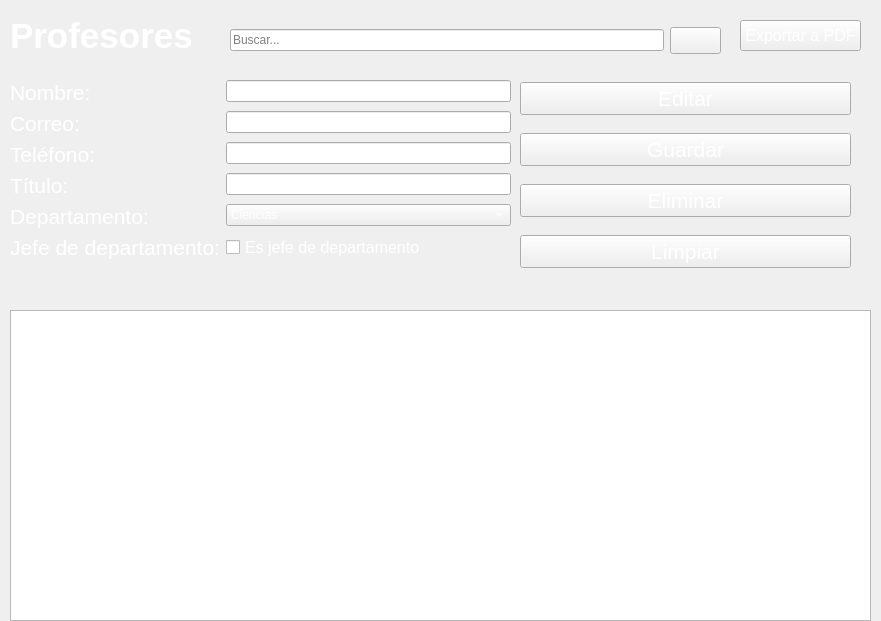
<?xml version="1.0" encoding="UTF-8"?>
<ui version="4.0">
 <class>ProfesorPage</class>
 <widget class="QWidget" name="ProfesorPage">
  <property name="geometry">
   <rect>
    <x>0</x>
    <y>0</y>
    <width>881</width>
    <height>621</height>
   </rect>
  </property>
  <property name="windowTitle">
   <string>Form</string>
  </property>
  <property name="styleSheet">
   <string notr="true">color:black</string>
  </property>
  <widget class="QLabel" name="pageTitle">
   <property name="geometry">
    <rect>
     <x>10</x>
     <y>10</y>
     <width>201</width>
     <height>51</height>
    </rect>
   </property>
   <property name="font">
    <font>
     <family>Segoe UI</family>
     <pointsize>26</pointsize>
     <bold>true</bold>
    </font>
   </property>
   <property name="styleSheet">
    <string notr="true">color:white</string>
   </property>
   <property name="text">
    <string>Profesores</string>
   </property>
   <property name="alignment">
    <set>Qt::AlignmentFlag::AlignLeading|Qt::AlignmentFlag::AlignLeft|Qt::AlignmentFlag::AlignVCenter</set>
   </property>
  </widget>
  <widget class="QWidget" name="formLayoutWidget">
   <property name="geometry">
    <rect>
     <x>10</x>
     <y>80</y>
     <width>501</width>
     <height>227</height>
    </rect>
   </property>
   <layout class="QFormLayout" name="formLayout">
    <item row="0" column="0">
     <widget class="QLabel" name="lblNombre">
      <property name="font">
       <font>
        <pointsize>16</pointsize>
        <bold>false</bold>
       </font>
      </property>
      <property name="styleSheet">
       <string notr="true">color:white</string>
      </property>
      <property name="text">
       <string>Nombre:</string>
      </property>
     </widget>
    </item>
    <item row="0" column="1">
     <widget class="QLineEdit" name="txtNombre">
      <property name="styleSheet">
       <string notr="true">color:white</string>
      </property>
     </widget>
    </item>
    <item row="1" column="0">
     <widget class="QLabel" name="lblCorreo">
      <property name="font">
       <font>
        <pointsize>16</pointsize>
        <bold>false</bold>
       </font>
      </property>
      <property name="styleSheet">
       <string notr="true">color:white</string>
      </property>
      <property name="text">
       <string>Correo:</string>
      </property>
     </widget>
    </item>
    <item row="1" column="1">
     <widget class="QLineEdit" name="txtCorreo">
      <property name="styleSheet">
       <string notr="true">color:white</string>
      </property>
     </widget>
    </item>
    <item row="2" column="0">
     <widget class="QLabel" name="lblTlf">
      <property name="font">
       <font>
        <pointsize>16</pointsize>
       </font>
      </property>
      <property name="styleSheet">
       <string notr="true">color:white</string>
      </property>
      <property name="text">
       <string>Teléfono: </string>
      </property>
     </widget>
    </item>
    <item row="2" column="1">
     <widget class="QLineEdit" name="txtTlf">
      <property name="styleSheet">
       <string notr="true">color:white</string>
      </property>
     </widget>
    </item>
    <item row="3" column="0">
     <widget class="QLabel" name="label">
      <property name="font">
       <font>
        <pointsize>16</pointsize>
       </font>
      </property>
      <property name="styleSheet">
       <string notr="true">color:white</string>
      </property>
      <property name="text">
       <string>Título:</string>
      </property>
     </widget>
    </item>
    <item row="3" column="1">
     <widget class="QLineEdit" name="txtTitulo">
      <property name="styleSheet">
       <string notr="true">color:white</string>
      </property>
     </widget>
    </item>
    <item row="4" column="0">
     <widget class="QLabel" name="lblDpto">
      <property name="font">
       <font>
        <pointsize>16</pointsize>
       </font>
      </property>
      <property name="styleSheet">
       <string notr="true">color:white</string>
      </property>
      <property name="text">
       <string>Departamento:</string>
      </property>
     </widget>
    </item>
    <item row="4" column="1">
     <widget class="QComboBox" name="cbDpto">
      <property name="styleSheet">
       <string notr="true">color:white</string>
      </property>
      <item>
       <property name="text">
        <string>Ciencias</string>
       </property>
      </item>
      <item>
       <property name="text">
        <string>Ingenieria</string>
       </property>
      </item>
     </widget>
    </item>
    <item row="5" column="0">
     <widget class="QLabel" name="lblJefeDpto">
      <property name="font">
       <font>
        <pointsize>16</pointsize>
       </font>
      </property>
      <property name="styleSheet">
       <string notr="true">color:white</string>
      </property>
      <property name="text">
       <string>Jefe de departamento:</string>
      </property>
     </widget>
    </item>
    <item row="5" column="1">
     <widget class="QCheckBox" name="checkJefe">
      <property name="font">
       <font>
        <pointsize>12</pointsize>
       </font>
      </property>
      <property name="styleSheet">
       <string notr="true">color:white</string>
      </property>
      <property name="text">
       <string>Es jefe de departamento</string>
      </property>
     </widget>
    </item>
   </layout>
  </widget>
  <widget class="QWidget" name="verticalLayoutWidget">
   <property name="geometry">
    <rect>
     <x>520</x>
     <y>70</y>
     <width>331</width>
     <height>211</height>
    </rect>
   </property>
   <layout class="QVBoxLayout" name="verticalLayout">
    <item>
     <widget class="QPushButton" name="btnActualizar">
      <property name="font">
       <font>
        <pointsize>16</pointsize>
       </font>
      </property>
      <property name="styleSheet">
       <string notr="true">color:white</string>
      </property>
      <property name="text">
       <string>Editar</string>
      </property>
     </widget>
    </item>
    <item>
     <widget class="QPushButton" name="btbGuardar">
      <property name="font">
       <font>
        <pointsize>16</pointsize>
       </font>
      </property>
      <property name="styleSheet">
       <string notr="true">color:white</string>
      </property>
      <property name="text">
       <string>Guardar</string>
      </property>
     </widget>
    </item>
    <item>
     <widget class="QPushButton" name="btnEliminar">
      <property name="font">
       <font>
        <pointsize>16</pointsize>
       </font>
      </property>
      <property name="styleSheet">
       <string notr="true">color:white</string>
      </property>
      <property name="text">
       <string>Eliminar</string>
      </property>
     </widget>
    </item>
    <item>
     <widget class="QPushButton" name="btnLimpiar">
      <property name="font">
       <font>
        <pointsize>16</pointsize>
       </font>
      </property>
      <property name="styleSheet">
       <string notr="true">color:white</string>
      </property>
      <property name="text">
       <string>Limpiar</string>
      </property>
     </widget>
    </item>
   </layout>
  </widget>
  <widget class="QTableWidget" name="tblProfesores">
   <property name="geometry">
    <rect>
     <x>10</x>
     <y>310</y>
     <width>861</width>
     <height>311</height>
    </rect>
   </property>
  </widget>
  <widget class="QPushButton" name="pushButton">
   <property name="geometry">
    <rect>
     <x>740</x>
     <y>20</y>
     <width>121</width>
     <height>31</height>
    </rect>
   </property>
   <property name="font">
    <font>
     <pointsize>12</pointsize>
    </font>
   </property>
   <property name="styleSheet">
    <string notr="true">color:white
</string>
   </property>
   <property name="text">
    <string>Exportar a PDF</string>
   </property>
  </widget>
  <widget class="QWidget" name="horizontalLayoutWidget">
   <property name="geometry">
    <rect>
     <x>230</x>
     <y>10</y>
     <width>491</width>
     <height>61</height>
    </rect>
   </property>
   <layout class="QHBoxLayout" name="horizontalLayout">
    <item>
     <widget class="QLineEdit" name="lnBusqueda">
      <property name="placeholderText">
       <string>Buscar...</string>
      </property>
     </widget>
    </item>
    <item>
     <widget class="QPushButton" name="btnBusqueda">
      <property name="font">
       <font>
        <pointsize>12</pointsize>
       </font>
      </property>
      <property name="styleSheet">
       <string notr="true">color: white
</string>
      </property>
      <property name="text">
       <string/>
      </property>
      <property name="icon">
       <iconset resource="../resources/resources.qrc">
        <normaloff>:/icons/icons/icono_buscar.png</normaloff>:/icons/icons/icono_buscar.png</iconset>
      </property>
      <property name="iconSize">
       <size>
        <width>19</width>
        <height>19</height>
       </size>
      </property>
     </widget>
    </item>
   </layout>
  </widget>
 </widget>
 <resources>
  <include location="../resources/resources.qrc"/>
 </resources>
 <connections/>
</ui>
